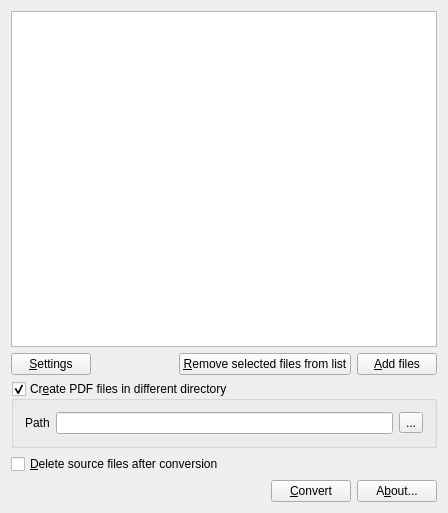
<?xml version="1.0" encoding="UTF-8"?>
<ui version="4.0">
 <class>MainWindow</class>
 <widget class="QMainWindow" name="MainWindow">
  <property name="geometry">
   <rect>
    <x>0</x>
    <y>0</y>
    <width>448</width>
    <height>513</height>
   </rect>
  </property>
  <property name="windowTitle">
   <string>ZIMA-PS2PDF</string>
  </property>
  <property name="windowIcon">
   <iconset resource="../ZIMA-PS2PDF.qrc">
    <normaloff>:/gfx/zima-ps2pdf.png</normaloff>:/gfx/zima-ps2pdf.png</iconset>
  </property>
  <widget class="QWidget" name="centralWidget">
   <layout class="QVBoxLayout" name="verticalLayout">
    <item>
     <widget class="QListWidget" name="filesListWidget">
      <property name="selectionMode">
       <enum>QAbstractItemView::ExtendedSelection</enum>
      </property>
     </widget>
    </item>
    <item>
     <layout class="QHBoxLayout" name="horizontalLayout">
      <item>
       <widget class="QPushButton" name="settingsButton">
        <property name="text">
         <string>&amp;Settings</string>
        </property>
       </widget>
      </item>
      <item>
       <spacer name="horizontalSpacer">
        <property name="orientation">
         <enum>Qt::Horizontal</enum>
        </property>
        <property name="sizeHint" stdset="0">
         <size>
          <width>40</width>
          <height>20</height>
         </size>
        </property>
       </spacer>
      </item>
      <item>
       <widget class="QPushButton" name="removeFilesButton">
        <property name="text">
         <string>&amp;Remove selected files from list</string>
        </property>
       </widget>
      </item>
      <item>
       <widget class="QPushButton" name="addFilesButton">
        <property name="text">
         <string>&amp;Add files</string>
        </property>
       </widget>
      </item>
     </layout>
    </item>
    <item>
     <widget class="QGroupBox" name="targetDirGroupBox">
      <property name="title">
       <string>Cr&amp;eate PDF files in different directory</string>
      </property>
      <property name="checkable">
       <bool>true</bool>
      </property>
      <layout class="QHBoxLayout" name="horizontalLayout_2">
       <item>
        <widget class="QLabel" name="label">
         <property name="text">
          <string>Path</string>
         </property>
        </widget>
       </item>
       <item>
        <widget class="QLineEdit" name="targetDirLineEdit"/>
       </item>
       <item>
        <widget class="QToolButton" name="targetDirButton">
         <property name="text">
          <string>...</string>
         </property>
        </widget>
       </item>
      </layout>
     </widget>
    </item>
    <item>
     <widget class="QCheckBox" name="deleteSourceCheckBox">
      <property name="text">
       <string>&amp;Delete source files after conversion</string>
      </property>
     </widget>
    </item>
    <item>
     <layout class="QHBoxLayout" name="horizontalLayout_3">
      <item>
       <spacer name="horizontalSpacer_2">
        <property name="orientation">
         <enum>Qt::Horizontal</enum>
        </property>
        <property name="sizeHint" stdset="0">
         <size>
          <width>40</width>
          <height>20</height>
         </size>
        </property>
       </spacer>
      </item>
      <item>
       <widget class="QPushButton" name="convertButton">
        <property name="text">
         <string>&amp;Convert</string>
        </property>
       </widget>
      </item>
      <item>
       <widget class="QPushButton" name="aboutButton">
        <property name="text">
         <string>A&amp;bout...</string>
        </property>
       </widget>
      </item>
     </layout>
    </item>
   </layout>
  </widget>
 </widget>
 <layoutdefault spacing="6" margin="11"/>
 <resources>
  <include location="../ZIMA-PS2PDF.qrc"/>
 </resources>
 <connections/>
</ui>
